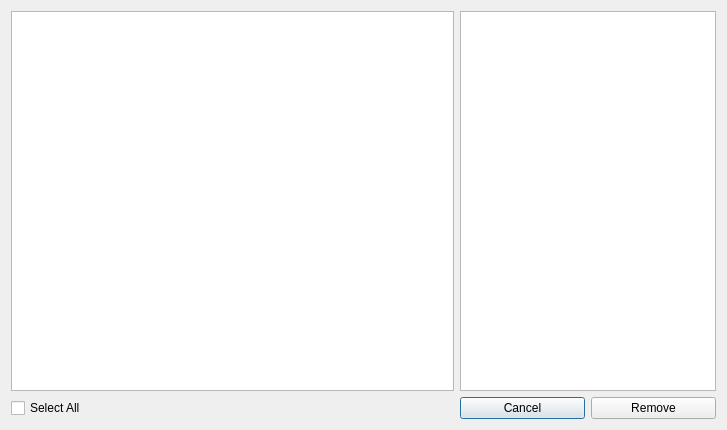
<?xml version="1.0" encoding="UTF-8"?>
<ui version="4.0">
 <class>viewDialog</class>
 <widget class="QDialog" name="viewDialog">
  <property name="geometry">
   <rect>
    <x>0</x>
    <y>0</y>
    <width>727</width>
    <height>430</height>
   </rect>
  </property>
  <property name="windowTitle">
   <string>Similar Image</string>
  </property>
  <layout class="QGridLayout" name="gridLayout">
   <item row="0" column="1" colspan="2">
    <widget class="QGraphicsView" name="graphicsView"/>
   </item>
   <item row="1" column="0">
    <widget class="QCheckBox" name="checkBoxAll">
     <property name="text">
      <string>Select All</string>
     </property>
    </widget>
   </item>
   <item row="1" column="1">
    <widget class="QPushButton" name="buttonCancel">
     <property name="text">
      <string>Cancel</string>
     </property>
    </widget>
   </item>
   <item row="1" column="2">
    <widget class="QPushButton" name="buttonRemove">
     <property name="text">
      <string>Remove</string>
     </property>
    </widget>
   </item>
   <item row="0" column="0">
    <widget class="QListView" name="listView"/>
   </item>
  </layout>
 </widget>
 <resources/>
 <connections/>
</ui>
